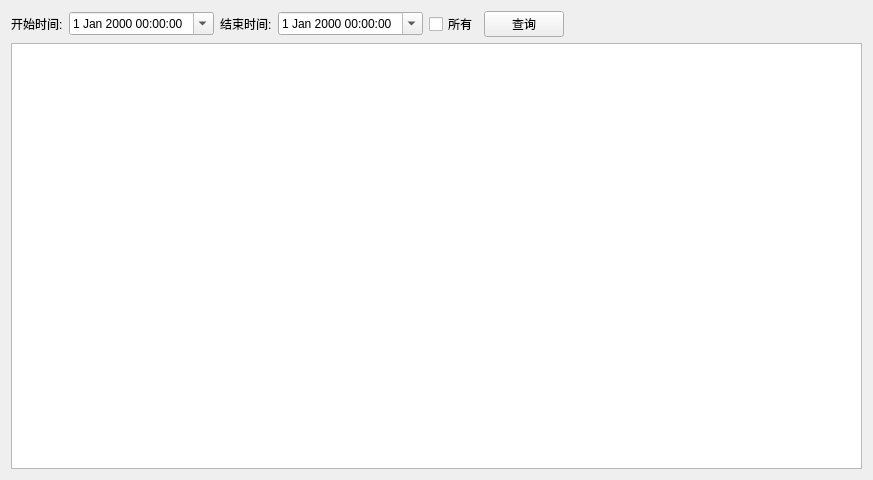
<?xml version="1.0" encoding="UTF-8"?>
<ui version="4.0">
 <class>HistoryRadarWidget</class>
 <widget class="QWidget" name="HistoryRadarWidget">
  <property name="geometry">
   <rect>
    <x>0</x>
    <y>0</y>
    <width>873</width>
    <height>480</height>
   </rect>
  </property>
  <property name="windowTitle">
   <string>历史雷达故障信息表</string>
  </property>
  <property name="styleSheet">
   <string notr="true">font: 75 10pt &quot;微软雅黑&quot;;</string>
  </property>
  <layout class="QGridLayout" name="gridLayout">
   <item row="0" column="0">
    <layout class="QHBoxLayout" name="horizontalLayout">
     <item>
      <widget class="QLabel" name="label_startTime">
       <property name="text">
        <string>开始时间:</string>
       </property>
      </widget>
     </item>
     <item>
      <widget class="QDateTimeEdit" name="dateTimeEdit_start">
       <property name="calendarPopup">
        <bool>true</bool>
       </property>
      </widget>
     </item>
     <item>
      <widget class="QLabel" name="label_endTime">
       <property name="text">
        <string>结束时间:</string>
       </property>
      </widget>
     </item>
     <item>
      <widget class="QDateTimeEdit" name="dateTimeEdit_end">
       <property name="calendarPopup">
        <bool>true</bool>
       </property>
      </widget>
     </item>
     <item>
      <widget class="QCheckBox" name="checkBox">
       <property name="text">
        <string>所有</string>
       </property>
      </widget>
     </item>
     <item>
      <widget class="QPushButton" name="pushButton_qry">
       <property name="text">
        <string>查询</string>
       </property>
      </widget>
     </item>
     <item>
      <spacer name="horizontalSpacer">
       <property name="orientation">
        <enum>Qt::Horizontal</enum>
       </property>
       <property name="sizeHint" stdset="0">
        <size>
         <width>98</width>
         <height>20</height>
        </size>
       </property>
      </spacer>
     </item>
    </layout>
   </item>
   <item row="1" column="0">
    <widget class="QTableView" name="tableView">
     <property name="styleSheet">
      <string notr="true">QTableView::item:selected { background-color: rgb(135,206,250) }</string>
     </property>
    </widget>
   </item>
  </layout>
 </widget>
 <resources/>
 <connections/>
</ui>
